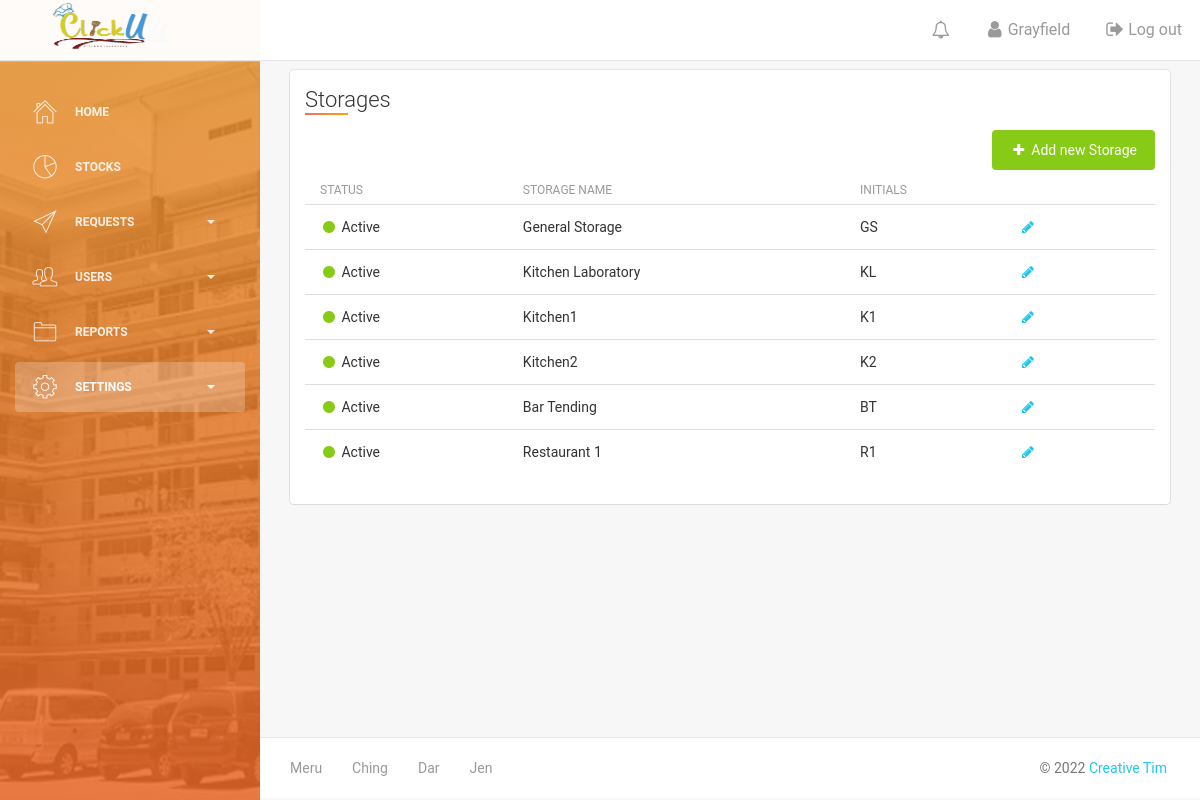
The app's page /manage_storages.php?manage_stor (signed in) with its own data.
### tables this page shows
CREATE TABLE `storage` (
  `storage_id` int(100) NOT NULL,
  `storage_name` varchar(50) NOT NULL,
  `initials` varchar(50) NOT NULL
);

### manage_storages.php (the view, shortened to what this page needs)
<?php include('header.php') ?>
<br><br>
<div class="content" >
    <div class="container-fluid">
        <div class="row">
            <div class="col-md-12">
                <div class="card">
                    <div class="header">
                        <h4 class="title">Storages</h4>
                    </div>
                    <div class="content" style="overflow-x:auto;">
                      <div class="row">
                        <div class="col-md-7">
                        </div>
                        <div class="col-md-5">
                            <a href="?storage_controlx" class="btn btn-success btn-fill pull-right"><i class="fa fa-plus"></i> Add new Storage</a>
                        </div>
                      </div>
                    <table class="table table-hover">
                      <thead>
                        <tr>
                          <th>Status</th>
                          <th>Storage Name</th>
                          <th>Initials</th>
                          <th></th>
                        </tr>
                      </thead>
                      <tbody>
                        <?php
                        $fetchstorage = "SELECT *
                                    FROM storage
                                    order by storage_id  ";
                        $result = mysqli_query($dbcon,$fetchstorage);
                        foreach ($result as $key => $value) {
                          ?>
                          <tr>
                            <td> <?php $check = mysqli_query($dbcon,"SELECT * FROM storage_stocks where storage_id = ".$value['storage_id']);
                            if (mysqli_num_rows($check)>0) {
                              ?>
                              <i class="fa fa-circle text-success"></i> Active
                              <?php
                            }else {
                              ?>
                              <i class="fa fa-circle text-warning"></i> Inactive
                              <?php
                            } ?> </td>
                            <td><?php echo $value['storage_name'] ?></td>
                            <td><?php echo $value['initials'] ?></td>
                            <td>
                              <span>
                            <a href="?update_stor=<?php echo $value['storage_id']; ?>"class=""><i class="fa fa-pencil text-info"></i></a>
                            </span>
                          </td>
                          <td>
                          </td>
                          </tr>
                          <?php
                        } ?>
                      </tbody>
                    </table>
                   </div>
              </div>
              </div>
            </div>
          </div>
    </div>
            <?php include('dataTables2.php') ?>
<?php include('footer.php') ?>

### assets/css/style.css (style rules this page uses)
.title { color: #F16A70; display: inline-block; font-size: 30; text-decoration: none; background-image: linear-gradient(to right, #F16A70, orange); background-position: bottom left; background-repeat: no-repeat; background-size: 50% 2px; transition: background-size .5s ease; }

### records on screen
storage: storage_name "General Storage", initials "GS"
storage: storage_name "Kitchen Laboratory", initials "KL"
storage: storage_name "Kitchen1", initials "K1"
storage: storage_name "Kitchen2", initials "K2"
storage: storage_name "Bar Tending", initials "BT"
storage: storage_name "Restaurant 1", initials "R1"

### other values on screen
$_SESSION['username'] "Grayfield"
